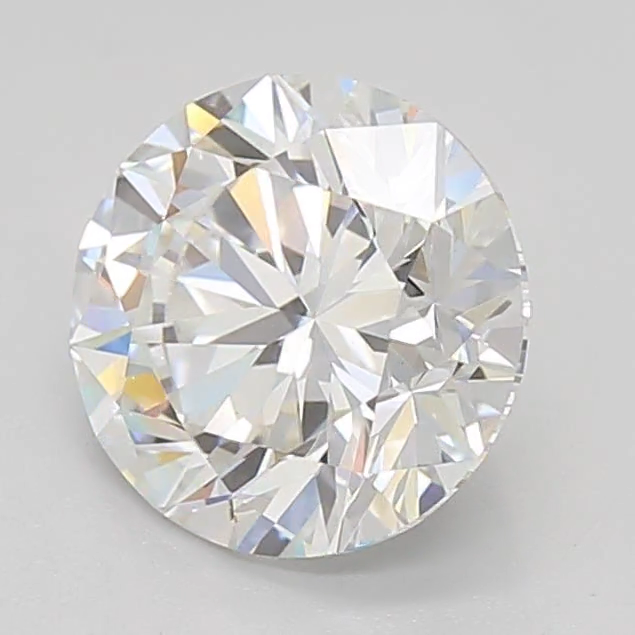
#> input picture frame 25 of imaged_100-A-SD-A60_video.mp4, 635 x 635 px
$ python dummy.py
#> lines starting #> are read from the running program, lines starting #| are printed output that depends on the picture
# #content aware padding

# import cv2
# import numpy as np
# import matplotlib.pyplot as plt

# # Load the image
# image_path = 'C:/Users/JAINAM/Downloads/d360/image_video_enhancer/bA1.jpg'
# img = cv2.imread(image_path)

# # Apply constant padding (for simplicity) which will be filled in later
# top, bottom, left, right = 100, 100, 100, 100
# padded_img = cv2.copyMakeBorder(img, top, bottom, left, right, cv2.BORDER_CONSTANT, value=[0, 0, 0])

# # Create a mask where the padded area will be inpainted (1 for areas to be filled)
# mask = np.zeros((padded_img.shape[0], padded_img.shape[1]), dtype=np.uint8)
# mask[:top, :] = 1  # Top padding
# mask[-bottom:, :] = 1  # Bottom padding
# mask[:, :left] = 1  # Left padding
# mask[:, -right:] = 1  # Right padding

# # cv2.INPAINT_TELEA is a method for content-aware
# # inpainting that fills the padded regions based on the surrounding content of the original image.
# # Apply inpainting to fill the padded areas based on the original image
# inpainted_img = cv2.inpaint(padded_img, mask, 10, cv2.INPAINT_TELEA)

# # Save the inpainted image
# cv2.imwrite('content_aware_padded_image.jpg', inpainted_img)

# # Display the inpainted image
# plt.imshow(cv2.cvtColor(inpainted_img, cv2.COLOR_BGR2RGB))
# plt.axis('off')
# plt.show()

import cv2
import numpy as np

# Input and output video paths
input_video_path = 'imaged_100-A-SD-A60_video.mp4'
output_video_path = 'output_video_with_padding.mp4'

# Open the input video
cap = cv2.VideoCapture(input_video_path)

# Get the video properties (frame width, height, FPS)
frame_width = int(cap.get(cv2.CAP_PROP_FRAME_WIDTH))
frame_height = int(cap.get(cv2.CAP_PROP_FRAME_HEIGHT))
fps = cap.get(cv2.CAP_PROP_FPS)

# Define the padding (you can adjust these values)
top, bottom, left, right = 100, 100, 100, 100

# Create a VideoWriter object to write the output video
fourcc = cv2.VideoWriter_fourcc(*'mp4v')
out = cv2.VideoWriter(output_video_path, fourcc, fps,
                      (frame_width + left + right, frame_height + top + bottom))

while cap.isOpened():
    ret, frame = cap.read()
#> frame is the input picture: shape (635, 635, 3); mean B, G, R 203.6, 204.9, 206

    if not ret:
        break

    # Apply constant padding to each frame
    padded_frame = cv2.copyMakeBorder(frame, top, bottom, left, right, cv2.BORDER_CONSTANT, value=[0, 0, 0])
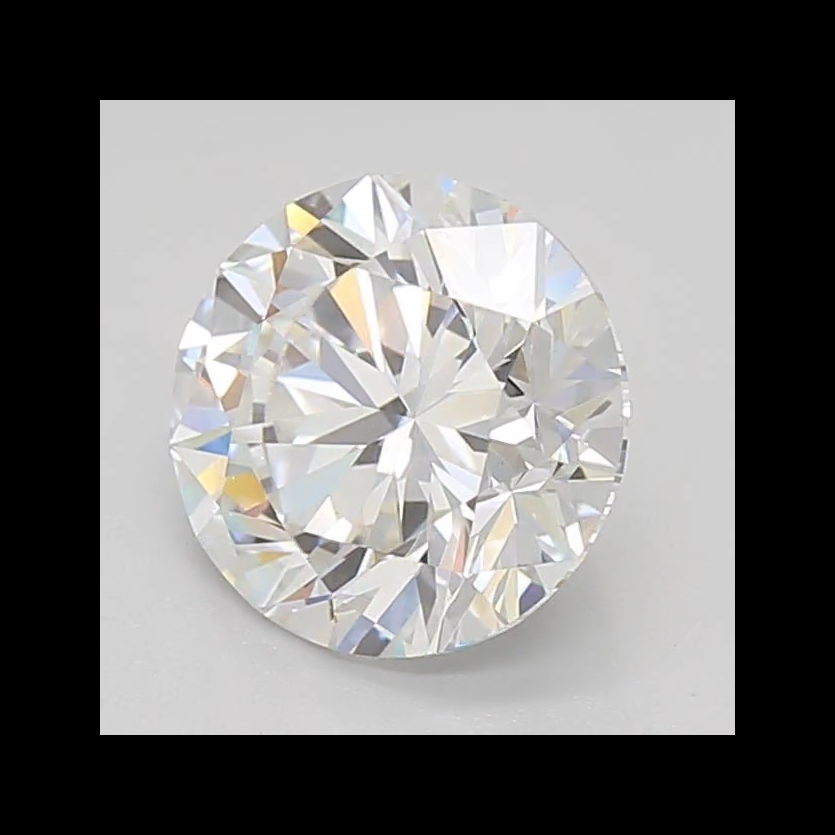
#> padded_frame: shape (835, 835, 3); mean B, G, R 117.8, 118.5, 119.1

    # Create a mask for the padded areas
    mask = np.zeros((padded_frame.shape[0], padded_frame.shape[1]), dtype=np.uint8)
    mask[:top, :] = 1  # Top padding
    mask[-bottom:, :] = 1  # Bottom padding
    mask[:, :left] = 1  # Left padding
    mask[:, -right:] = 1  # Right padding

    # Inpaint the padded areas
    inpainted_frame = cv2.inpaint(padded_frame, mask, 10, cv2.INPAINT_TELEA)
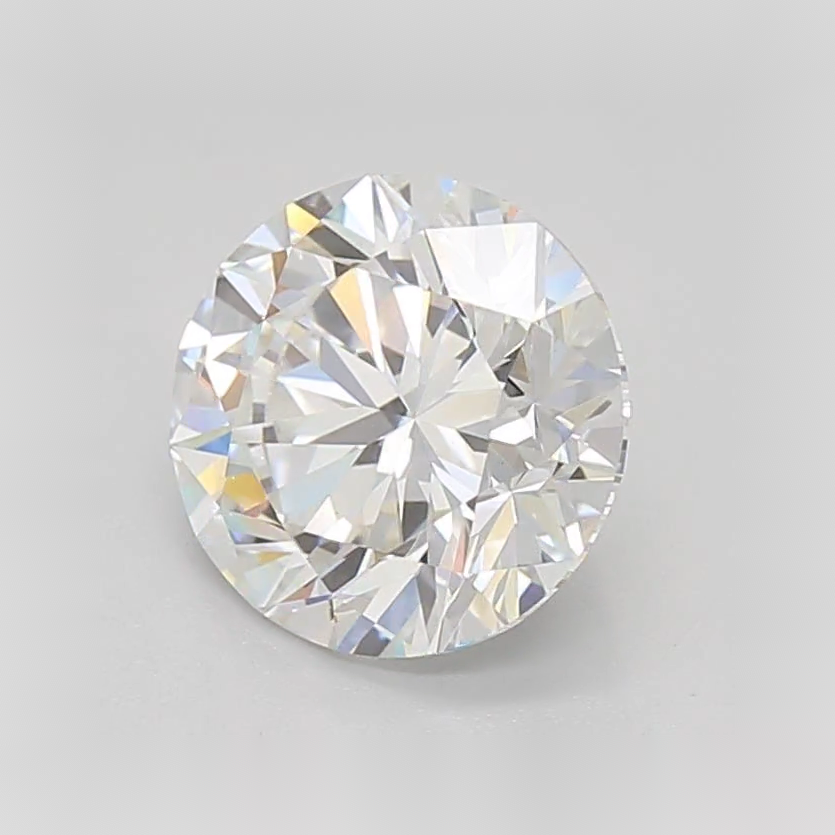
#> inpainted_frame: shape (835, 835, 3); mean B, G, R 207.3, 208, 208.7

    # Write the inpainted frame to the output video
    out.write(inpainted_frame)

# Release resources
cap.release()
out.release()
cv2.destroyAllWindows()
